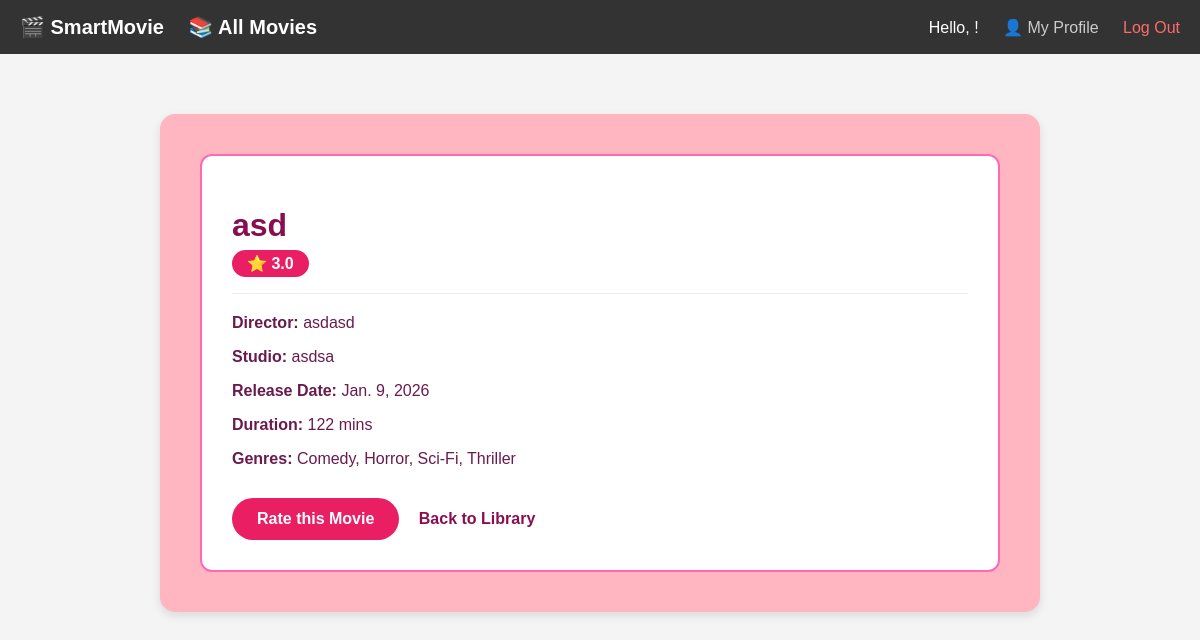
The page /movie/1/ on the database its author committed.
### helloapp/models.py (models this page shows, shortened)
class Movie(models.Model):
    name = models.CharField(max_length=200)
    releaseDate = models.DateField()
    genres = models.ManyToManyField(Genre)
    duration_minutes = models.IntegerField(default=0)
    director = models.CharField(max_length=200)
    studio = models.CharField(max_length=200)

class Genre(models.Model):
    name = models.CharField(max_length=200)

### helloapp/views.py (the view)
# urls.py: path('movie/<int:movie_id>/', views.movie_detail, name='movie_detail'),
def movie_detail(request, movie_id):
    movie = get_object_or_404(Movie, id=movie_id)
    avg_rating = Review.objects.filter(movie=movie).aggregate(Avg('rating'))['rating__avg']
    return render(request, "mainpage/movie_detail.html", {
        'movie': movie,
        'avg_rating': avg_rating
    })

### helloapp/templates/mainpage/movie_detail.html
{% extends 'mainpage/base.html' %}
{% block content %}
<div style="background-color: #FFB6C1; padding: 40px; border-radius: 15px; box-shadow: 0 4px 10px rgba(0,0,0,0.1); max-width: 800px; margin: 40px auto; font-family: sans-serif;">
    <div style="background: white; padding: 30px; border-radius: 12px; border: 2px solid #ff69b4;">
        <h1 style="color: #880e4f; margin-bottom: 10px;">{{ movie.name }}</h1>
        <div style="margin-bottom: 20px;">
            <span style="background: #e91e63; color: white; padding: 5px 15px; border-radius: 50px; font-weight: bold;">
                ⭐ {% if avg_rating %}{{ avg_rating|stringformat:".1f" }}{% else %}No ratings yet{% endif %}
            </span>
        </div>
        <hr style="border: 0; border-top: 1px solid #eee; margin: 20px 0;">
        <p style="color: #6a1b4d;"><strong>Director:</strong> {{ movie.director }}</p>
        <p style="color: #6a1b4d;"><strong>Studio:</strong> {{ movie.studio }}</p>
        <p style="color: #6a1b4d;"><strong>Release Date:</strong> {{ movie.releaseDate }}</p>
        <p style="color: #6a1b4d;"><strong>Duration:</strong> {{ movie.duration_minutes }} mins</p>
        <p style="color: #6a1b4d;"><strong>Genres:</strong>
            {% for genre in movie.genres.all %}
                {{ genre.name }}{% if not forloop.last %}, {% endif %}
            {% endfor %}
        </p>
        <div style="margin-top: 30px;">
            <a href="{% url 'add_review' movie.id %}" style="display: inline-block; background-color: #e91e63; color: white; padding: 12px 25px; text-decoration: none; border-radius: 50px; font-weight: bold;">
                Rate this Movie
            </a>
            <a href="{% url 'movie_library' %}" style="margin-left: 15px; color: #880e4f; text-decoration: none; font-weight: bold;">Back to Library</a>
        </div>
    </div>
</div>
{% endblock %}

### helloapp/templates/mainpage/base.html (style rules this page uses)
body { margin: 0; font-family: sans-serif; background-color: #f4f4f4; }

### rows shown on the page
Movie: name "asd", director "asdasd", studio "asdsa", releaseDate "Jan. 9, 2026", duration_minutes "122"
Genre: name "Comedy"
Genre: name "Horror"
Genre: name "Sci-Fi"
Genre: name "Thriller"

### other values the page prints
{{ avg_rating|stringformat:".1f" }} "3.0"
